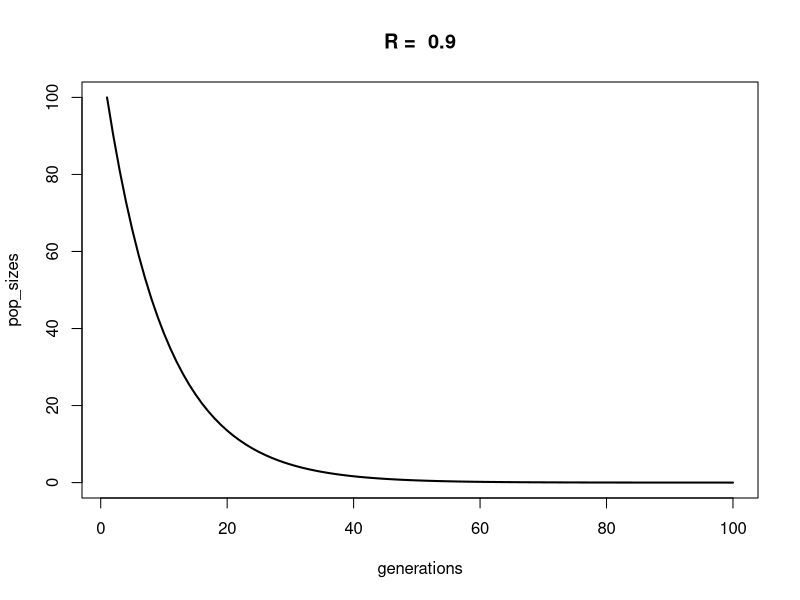
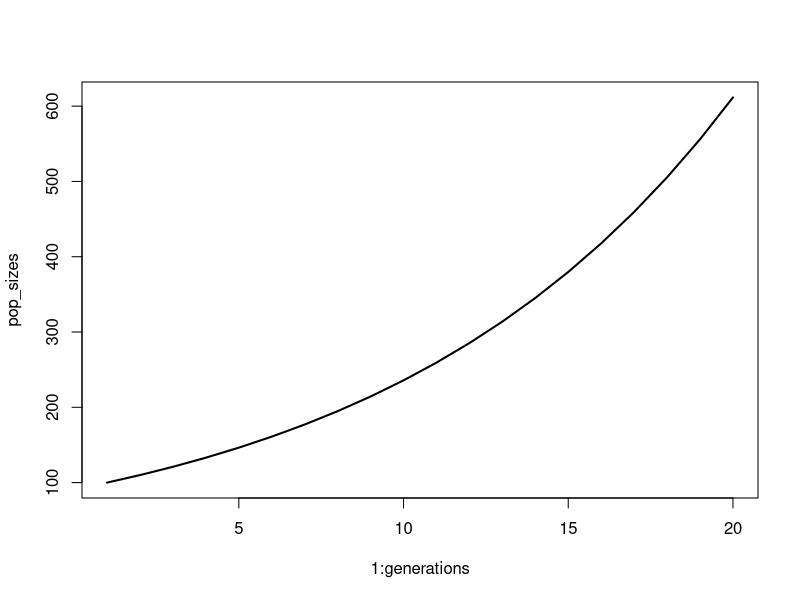
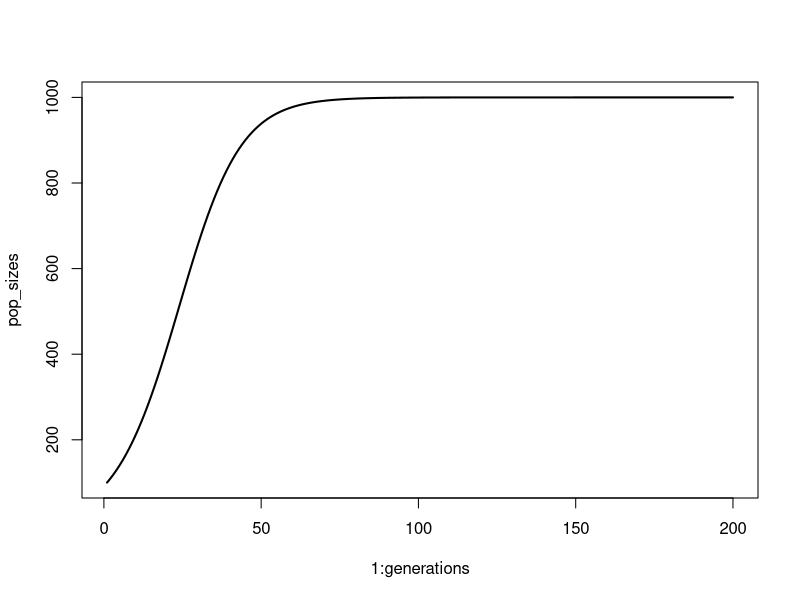
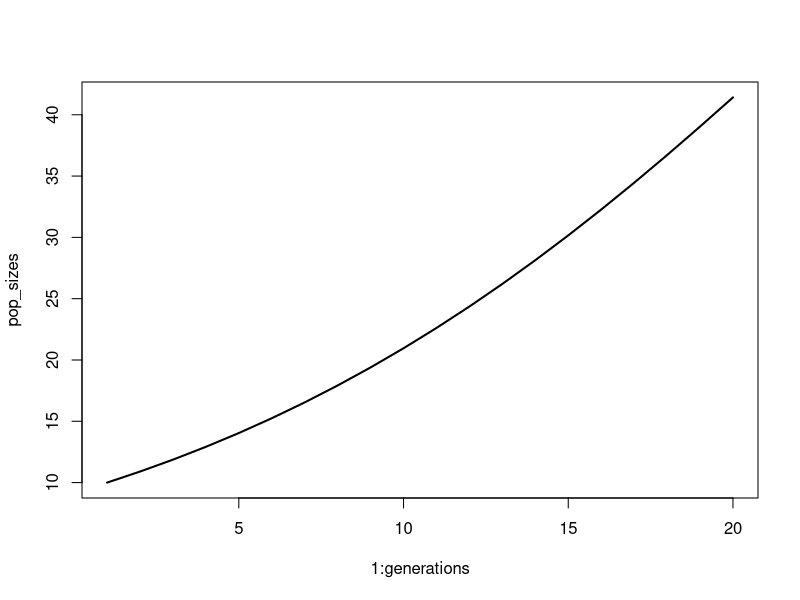
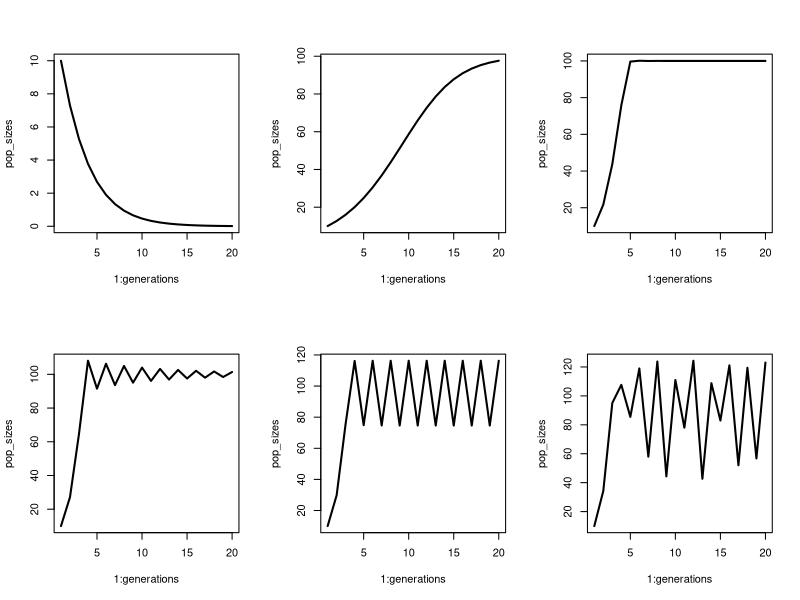
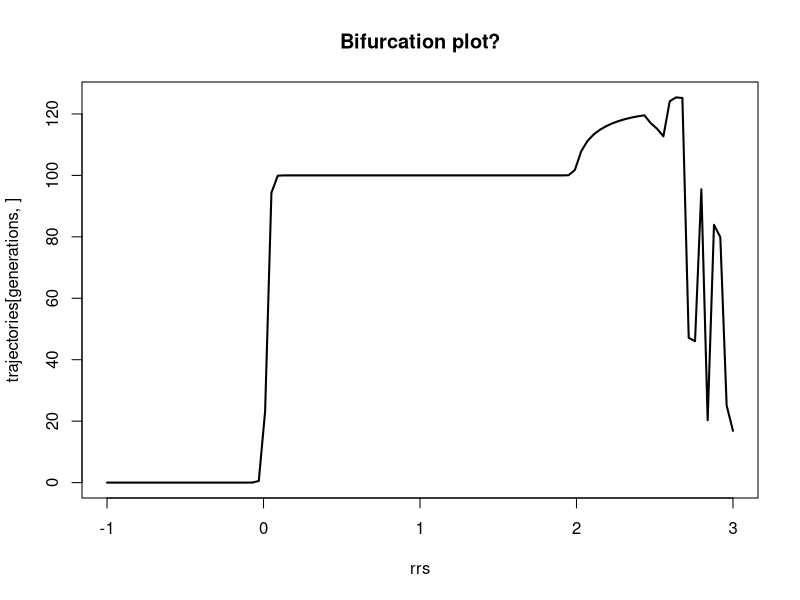
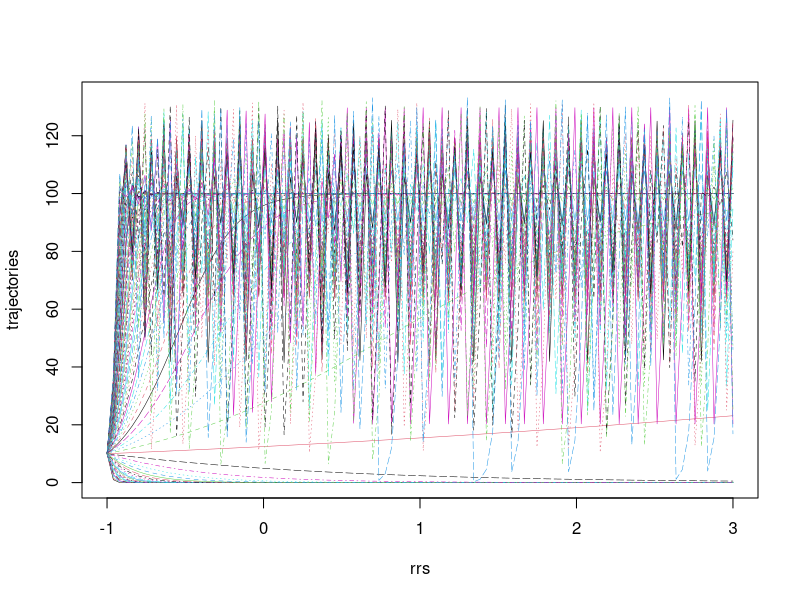
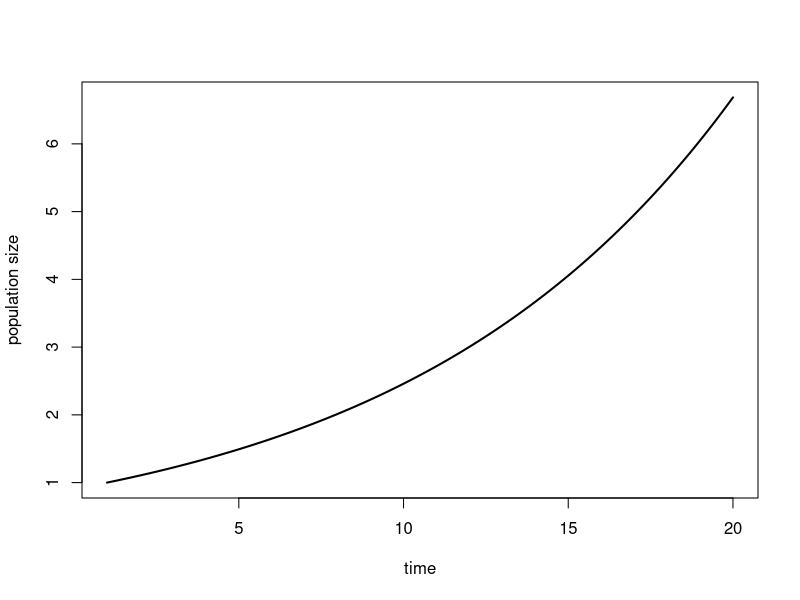

Source code (R) for these figures, in order:
## ---- chunk 1
# conditions & parameters (these are new!)
generations <- 100
RR <- 0.9 # R is a parameter
N_init <- 100 # N is a state variable

# create and populate pop size vector
pop_sizes <- numeric(generations)
pop_sizes[1] <- N_init
for (time in 2:generations){
  pop_sizes[time] <- RR*pop_sizes[time-1]
}

head(pop_sizes)

# My favourite plot:
plot(x = 1:generations, y = pop_sizes, type = "l", lwd = 2,
     xlab = "generations", main = paste("R = ", RR))

## ---- chunk 2
# The function
geom_pop_growth <- function(N, RR, generations = 20) {
  pop_sizes <- numeric(generations)
  pop_sizes[1] <- N_init
  for (time in 2:generations){
    pop_sizes[time] <- RR*pop_sizes[time-1]
  }
  plot(y = pop_sizes, x = 1:generations, type = "l", lwd = 2)
  return(pop_sizes)
}

# Run the function 
geom_pop_growth(N = 100, RR = 1.1)
## ---- chunk 3
# parameters
# conditions & parameters (these are new!)
generations <- 200
rr <- .1 # R is a parameter
N_init <- 100 # N is a state variable
K <- 1000 # Carrying capacity - a parameter

# create and populate pop size vector
pop_sizes <- numeric(generations)
pop_sizes[1] <- N_init
for (time in 2:generations){
  pop_sizes[time] <- pop_sizes[time-1]*(1+rr*(1-pop_sizes[time-1]/K))
}
plot(y = pop_sizes, x = 1:generations, type = "l", lwd = 2)

## ---- chunk 4
# The function

logistic_pop_growth <- function(N, rr, generations = 20, K, plot = T) {
  pop_sizes <- numeric(generations)
  pop_sizes[1] <- N
  for (time in 2:generations){
    pop_sizes[time] <- pop_sizes[time-1]*(1+rr*(1-pop_sizes[time-1]/K))
  }
  
  if(plot == T) {plot(y = pop_sizes, x = 1:generations, type = "l", lwd = 2)}
  return(pop_sizes)
}

# Run the function
logistic_pop_growth(N = 10, rr = 0.1, K = 100)

## ---- chunk 5
rrs <- c(-0.3, 0.3, 1.3, 1.9, 2.2, 2.7)

par(mfrow = c(2,3))
for(rr in rrs) {
  logistic_pop_growth(N = 10, rr = rr, generations = 20, K = 100)
}
## ---- chunk 6
rrs <- seq(from = -1, to = 3, length.out = 100)
generations <- 100
trajectories <- sapply(rrs, function(x) logistic_pop_growth(N = 10, K = 100, rr = x, generations = generations, plot = F))

# I think this is what a bifurcation plot is!
par(mfrow = c(1,1))
matplot(y = trajectories[generations, ], x = rrs, type = "l", lwd = 2, main = "Bifurcation plot?")

# Or maybe it's this, but so messy!
matplot(y = trajectories, x = rrs, type = "l", lwd = 0.5)
## ---- chunk 7
library(deSolve)

# Set up the model
expGrowthODE <- function(tt, NN, params) { # Note that this needs to be (time, init, params!)
  derivs <- params["rr"]*NN # Exponential growth equation
  return(list(derivs))  # Return the derivs 
}

# Use lsoda to run the ODE
# lsoda(initial value of state variable, time seq, user-defined model, parameters)

# Set initial and parameters
init <- 1
tseq <- seq(from = 1, to = 20, by = 0.01)
parameters <- c(rr = 0.1)

pop_growth <- lsoda(init, tseq, expGrowthODE, parameters)
head(pop_growth)
plot(x = pop_growth[, 1], y = pop_growth[, 2], type = "l", lwd = 2,
     xlab = "time", ylab = "population size")
## ---- chunk 8
# Set up the model
logGrowthODE <- function(tt, NN, params) { 
  derivs <- params["rr"]*NN*(1-(NN/params["kk"]))
  return(list(derivs))  # Return the derivs 
}

# Set initial and parameters
init <- 10
tseq <- seq(from = 1, to = 125, by = 0.01)
parameters <- c(rr = 0.05, kk = 100)

log_pop_growth <- lsoda(init, tseq, logGrowthODE, parameters)
head(log_pop_growth)
plot(x = log_pop_growth[, 1], y = log_pop_growth[, 2], type = "l", lwd = 2, xlab = "time", ylab = "population size")

# plot dN/dT vs time
log_pop_growth <- data.frame(log_pop_growth)
log_pop_growth[,3] <- rep(NA, nrow(log_pop_growth))
# log_pop_growth[1, 3] <- 0
# Get dN per dt
differences <- diff(log_pop_growth[,2])
log_pop_growth[2:nrow(log_pop_growth), 3] <- differences
plot(x = log_pop_growth[, 1], y = log_pop_growth[, 3], type = "l", lwd = 2,
     xlab = "time", ylab = "change in population size")

# Fix names of log_pop_growth to be a bit more readable
colnames(log_pop_growth)

colnames(log_pop_growth) <- c("time", "pop_size", "growth"); colnames(log_pop_growth)

# make a stacked plot
par(mfrow = c(2, 1))
plot(x = log_pop_growth[, 1], y = log_pop_growth[, 2], type = "l", lwd = 2,
     xlab = "time", ylab = "population size")
plot(x = log_pop_growth[, 1], y = log_pop_growth[, 3], type = "l", lwd = 2,
     xlab = "time", ylab = "change in population size")

# Find out where growth rate (dN/dT) peaks
max_growth <- log_pop_growth[which(log_pop_growth[,3] == max(log_pop_growth[,3], na.rm = T)), ]
max_growth

# Make a single plot, maybe :o
par(mfrow = c(1,1), mar = c(5,4,4,4)+0.3)
plot(x = log_pop_growth[, 1], y = log_pop_growth[, 2], type = "l", lwd = 3, xlab = "time", ylab = "population size", main = "Population with logistic growth")
par(new = T)
plot(x = log_pop_growth[, 1], y = log_pop_growth[, 3], type = "l", lwd = 3, xlab = "", ylab = "", axes = F, col = "darkgreen")
axis(side = 4, at = pretty(range(log_pop_growth[, 3], na.rm = T)))
mtext(side = 4, "growth rate", line = 3)
text(15, .012,  "growth rate", col = "darkgreen")
text(80, .012,  "population size")
abline(v = max_growth[, 1], lwd = 2, lty = 2)
mtext(side = 1, text = paste("Max growth rate occurs when N = ", floor(max_growth[,2]), sep = ""), line = 4)
## ---- chunk 9
# Set initial and parameters
init <- 10
tseq <- seq(from = 1, to = 125, by = 0.01)

# In exercise 3.3.2, we explored values of rr. 
# Let's do that again, but with the continuous version
# Recall that earlier, rrs <- c(-0.3, 0.3, 1.3, 1.9, 2.2, 2.7)
# We can do this in a loop.

rrs <- c(-0.3, 0.3, 1.3, 1.9, 2.2, 2.7) 
par(mfrow = c(2,3))
for (ii in rrs) {
  parameters <- c(rr = ii, kk = 100)
  log_pop_growth2 <- lsoda(init, tseq, logGrowthODE, parameters)
  head(log_pop_growth2)
  plot(y = log_pop_growth2[,2], x = log_pop_growth2[,1], type = "l", lwd = 3, xlab = "time", ylab = "population size", main = paste("r = ", ii))
  }
## ---- chunk 10
logGrowthHarvestODE <- function(tt, NN, params) { 
  derivs <- params["rr"]*NN*(1-(NN/params["kk"]))-params["hh"]*NN
  return(list(derivs))  # Return the derivs 
}
## ---- chunk 11
# Set initial and parameters
init <- 10
tseq <- seq(from = 1, to = 125)
parameters <- c(rr = 0.1, kk = 100, hh = 0.01 )
log_pop_growth_harvest <- lsoda(init, tseq, logGrowthHarvestODE, parameters)
head(log_pop_growth_harvest)
plot(y = log_pop_growth_harvest[, 2], x = log_pop_growth_harvest[, 1], main = "logistic growth with harvest", lwd = 2, type = "l", ylab = "pop size", xlab = "time")
## ---- chunk 12
parameters <- c(rr = 0.1, kk = 100, hh = 0.01 )
hhs <- seq(from = 0, to = 0.2, by = 0.05)
par(mfrow = c(2,3))
for (ii in hhs) {
  parameters["hh"] <- ii
  log_pop_growth_harvest <- lsoda(init, tseq, logGrowthHarvestODE, parameters)
  plot(y = log_pop_growth_harvest[, 2], x = log_pop_growth_harvest[, 1], main = "logistic growth with harvest", lwd = 2, type = "l", ylab = "pop size", xlab = "time")

}

## ---- chunk 13
# Write a function to calculate final population size given parameters
sensitiv_harvest <- function(hh){
  parameters["hh"] <- hh
  temp <- lsoda(init, tseq, logGrowthHarvestODE, parameters)
  # plot(y = temp[, 2], x = temp[, 1], main = "logistic growth with harvest", lwd = 2, type = "l", ylab = "pop size", xlab = "time")
  return(temp[,2])
}

# make a vector of hhs and run model over it
sensitivity_to_h <- sapply(hhs, function(x) sensitiv_harvest(x))

plot(y = sensitivity_to_h[nrow(sensitivity_to_h), ], x = hhs, xlab = "h", ylab = "final population size", main = paste("r =", parameters["rr"]), type = "l", lwd = 4)

## ---- chunk 14
head(sensitivity_to_h)
# Lets write a function again to take a vector, compute differences, and plot.


dNdT_v_h <- function(vec) {
  dNs <- diff(vec)
  x_axis_values <- parameters["rr"]*(1-vec/parameters["kk"])
  x_axis_values <- x_axis_values[2:length(x_axis_values)]
  
  # plot(x = x_axis_values, y = dNs)
}

placeholder <- apply(sensitivity_to_h, 1, dNdT_v_h)
